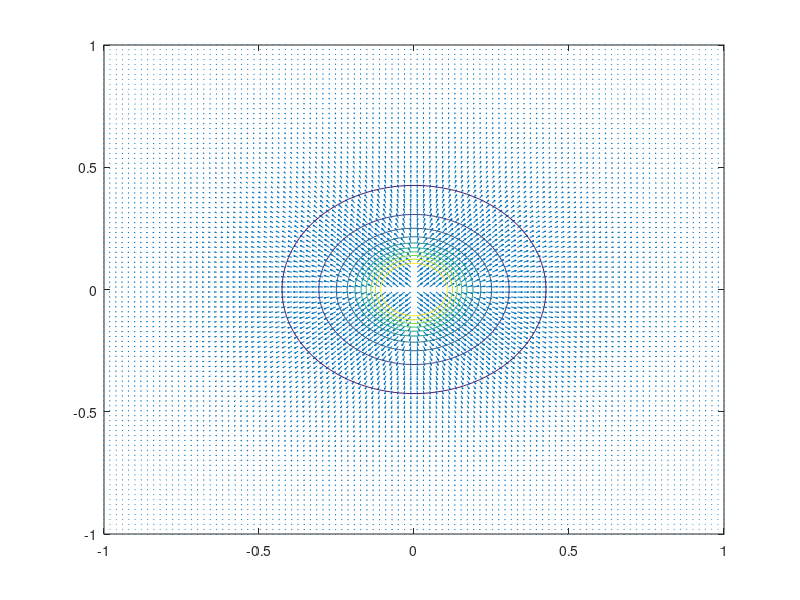

Here is the MATLAB script that generated this plot:
clear all ; 
x = linspace(-1,1,100) ; 
y = linspace(-1,1,100) ; 
[X,Y] = meshgrid(x,y) ; 
e0 = 8.85*10^-12 ;
 
I = 1*10^-9 ; 
A = I./(4*pi*e0)./(X.^2+Y.^2).^(3/2) ; 
Ex = A .* X ; 
Ey = A .* Y ; 


phi = I./(4*pi*e0.*(X.^2+Y.^2))

figure(1) ; 
quiver(X,Y,tanh(Ex/50),tanh(Ey/50)) ; 
hold on ;
contour(X,Y,tanh(phi/500)) ;


